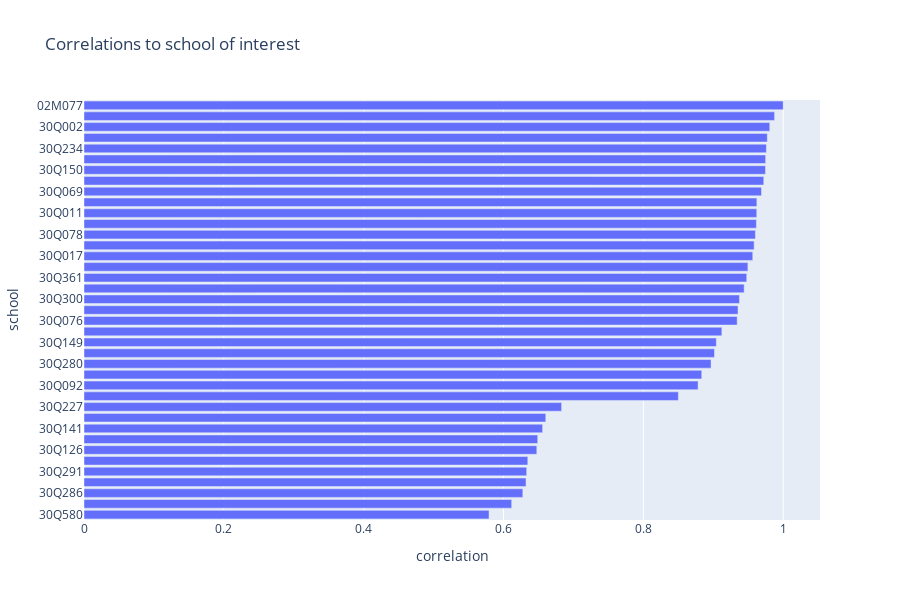

Notebook source saved alongside this figure:
### Code cell
#### check out the highly correlated school
fig = px.bar(correlation_df, x="correlation", y="school", orientation='h', title='Correlations to school of interest')
fig.update_layout(height=600, width=900)
fig.show()

### Figure 1 — Plotly figure (JSON) as saved in the notebook; plotly's stock layout.template omitted (floating-point values rounded to 4 significant figures)
{"data": [{"alignmentgroup": "True", "hovertemplate": "correlation=%{x}<br>school=%{y}<extra></extra>", "legendgroup": "", "marker": {"color": "#636efa", "pattern": {"shape": ""}}, "name": "", "offsetgroup": "", "orientation": "h", "showlegend": false, "textposition": "auto", "type": "bar", "x": [0.5793, 0.6117, 0.6276, 0.6322, 0.6331, 0.6347, 0.6476, 0.6489, 0.6559, 0.6605, 0.6831, 0.8501, 0.8783, 0.8835, 0.8968, 0.9018, 0.9044, 0.9123, 0.9342, 0.9354, 0.9375, 0.9442, 0.9479, 0.9495, 0.9564, 0.9584, 0.9603, 0.9617, 0.9622, 0.9623, 0.969, 0.9722, 0.9747, 0.9749, 0.976, 0.9773, 0.9808, 0.9877, 1], "xaxis": "x", "y": ["30Q580", "30Q145", "30Q286", "30Q230", "30Q291", "30Q204", "30Q126", "30Q010", "30Q141", "30Q235", "30Q227", "30Q127", "30Q092", "30Q111", "30Q280", "30Q329", "30Q149", "30Q148", "30Q076", "30Q151", "30Q300", "30Q171", "30Q361", "30Q212", "30Q017", "30Q122", "30Q078", "30Q152", "30Q011", "30Q112", "30Q069", "30Q084", "30Q150", "30Q070", "30Q234", "30Q166", "30Q002", "30Q085", "02M077"], "yaxis": "y"}], "layout": {"barmode": "relative", "height": 600, "legend": {"tracegroupgap": 0}, "title": {"text": "Correlations to school of interest"}, "width": 900, "xaxis": {"anchor": "y", "domain": [0, 1], "title": {"text": "correlation"}}, "yaxis": {"anchor": "x", "domain": [0, 1], "title": {"text": "school"}}}}
